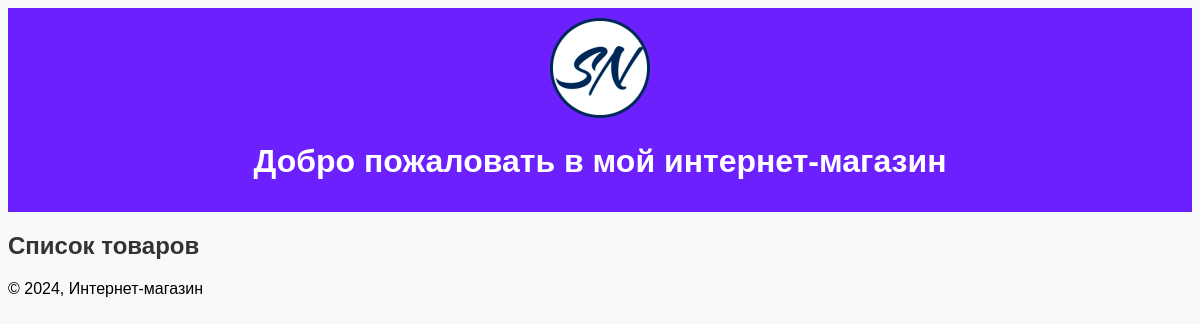
/products/, run on an earlier commit of the app's database.
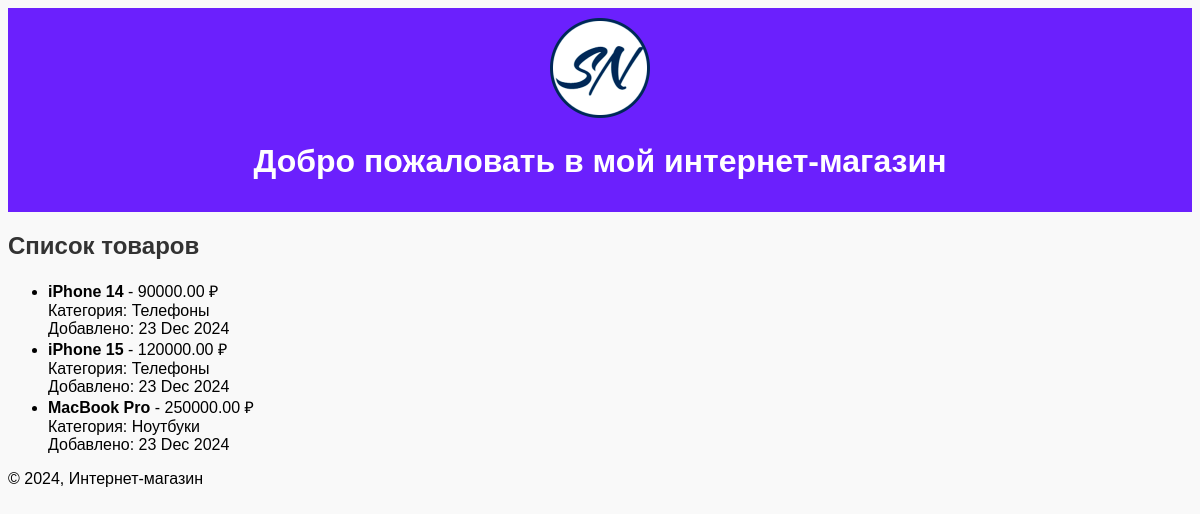
And on a later commit of the database.
### catalog/models.py (models this page shows, shortened)
class Product(models.Model):
    name = models.CharField(max_length=200)  # Название товара
    description = models.TextField(blank=True)  # Описание товара (опционально)
    price = models.DecimalField(max_digits=10, decimal_places=2)  # Цена товара
    category = models.ForeignKey(Category, on_delete=models.CASCADE)  # Связь с категорией
    created_at = models.DateTimeField(auto_now_add=True)  # Дата добавления товара

class Category(models.Model):
    name = models.CharField(max_length=100, unique=True)  # Название категории

### catalog/views.py (the view)
# urls.py: path('products/', views.product_list, name='product_list'),
def product_list(request):
    products = Product.objects.all() # Получаем все товары из базы данных
    return render(request, 'catalog/product_list.html', {'products': products})

### templates/catalog/product_list.html (shortened to what this page needs)
{% extends 'base.html' %}
{% block content %}
<h2>Список товаров</h2>
<ul>
    {% for product in products %}
    <li>
        <strong>{{ product.name }}</strong> - {{ product.price }} ₽
        <br>
        Категория: {{ product.category.name }}
        <br>
        Добавлено: {{ product.created_at|date:"d M Y" }}
    </li>
    {% endfor %}
</ul>
{% endblock %}

### templates/base.html (shortened to what this page needs)
{% load static %}
<!DOCTYPE html>
<html lang="en">
<head>
    <link rel="stylesheet" type="text/css" href='{%  static "catalog/styles.css" %}'>
</head>
<body>
    <header>
        <img src="{% static 'catalog/images/logo.png' %}" alt="Логотип" width="100">
        <h1>Добро пожаловать в мой интернет-магазин</h1>
    </header>
    <main>
        {% block content %}{% endblock %}
    </main>
    <footer>
        <p>© 2024, Интернет-магазин</p>
    </footer>
</body>
</html>

### catalog/static/catalog/styles.css (style rules this page uses)
body { font-family: Arial, sans-serif; background-color: #f9f9f9; }
header { background-color: #6b20fd; color: #fff; padding: 10px 20px; text-align: center; }
h2 { color: #333; }

What changed in the data, as far as the page shows it:
added Product: name "iPhone 14", price "90000.00", category.name "Телефоны", created_at "23 Dec 2024"
added Product: name "iPhone 15", price "120000.00", category.name "Телефоны", created_at "23 Dec 2024"
added Product: name "MacBook Pro", price "250000.00", category.name "Ноутбуки", created_at "23 Dec 2024"
